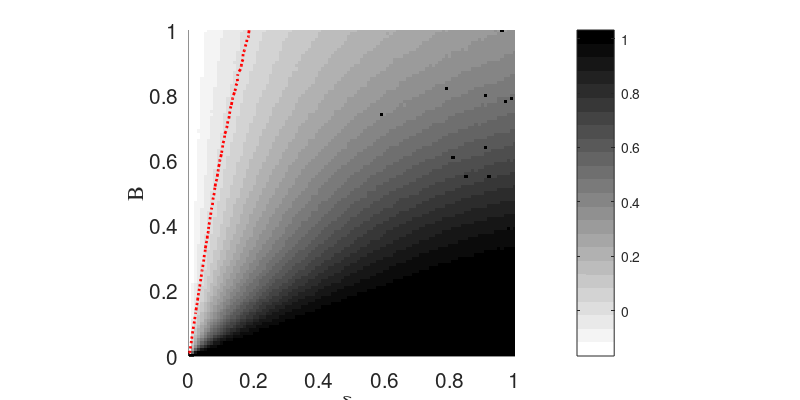
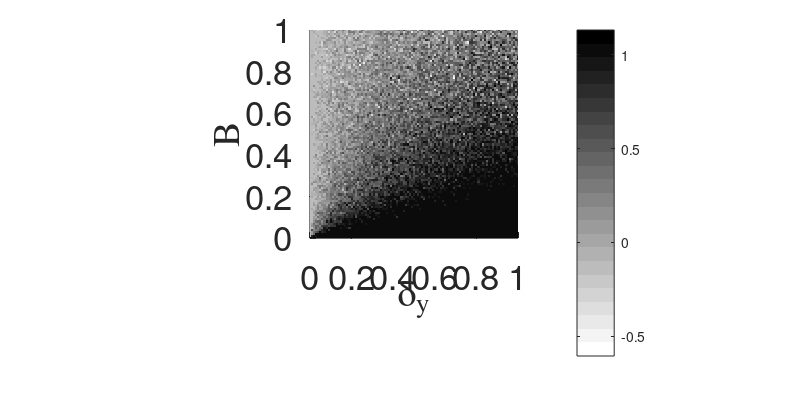
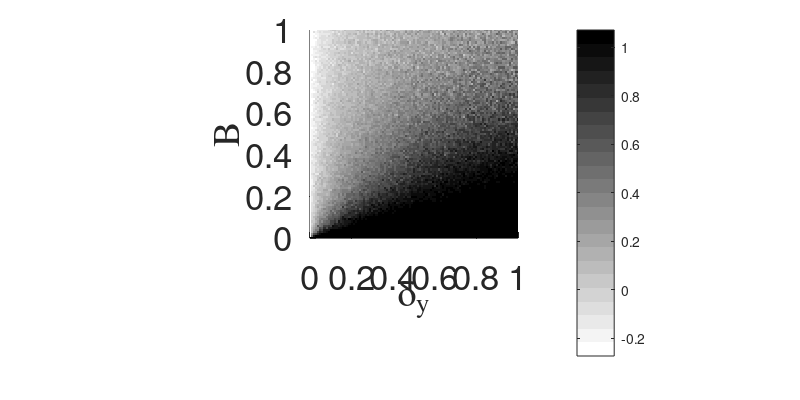
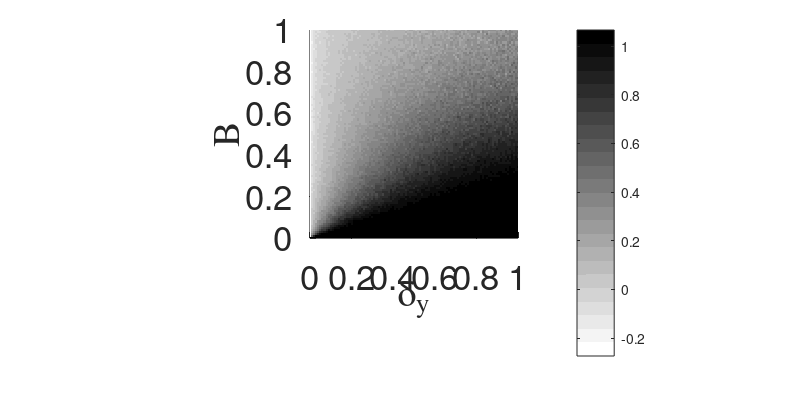

The MATLAB source for these figures, in order:
% mean plot
load ./SimpleRIExample_10000samp.mat

data = leans_nmean;

% full color plot
figure('Units', 'inches', ...
'Position', [0 0 8 4],...
'PaperPositionMode','auto');

hold on;
cmap = colormap(flipud(gray(24)));

hImage1 = imagesc(xytol,B,data);
set(gca,'YDir','normal');
hold on;
 
[hCont2,hH2] = contour(xytol,B,data,...
             [0.0 0.0],':r','LineWidth',2);
% clabel(hCont2,hH2,'FontName','Times','FontSize', 20,'Color','r');         
         
xlim([0 1]);
ylim([0 1]);
axis square;
% 
% caxis([-0.8 0.8]);
cbar = colorbar();
set(cbar,'Visible','on');

hXLabel = xlabel('\delta_y');
hYLabel = ylabel('B');

set([hXLabel, hYLabel],'FontName','Times');
set([hXLabel, hYLabel],'FontSize',25);

hSubtitle = title('');
set(hSubtitle,'FontName','Times');
set(hSubtitle,'FontSize',25);
set(gca,'fontsize',15);

hold off;
print -depsc2 ./SimpleIRexample_plot.eps
close;

% different library length plot
clear all
load ./SimpleRIExample_Ldiff.mat

figure('Units', 'inches', ...
'Position', [0 0 8 4],...
'PaperPositionMode','auto');

hold on;
cmap = colormap(flipud(gray(24)));

hImage1 = imagesc(xytol,B,leans_stored10);
set(gca,'YDir','normal');
hold on;
 
% [hCont2,hH2] = contour(xytol,B,leans_stored10,...
%              [0.0 0.0],':r','LineWidth',2);
% % clabel(hCont2,hH2,'FontName','Times','FontSize', 20,'Color','r');         
         
xlim([0 1]);
ylim([0 1]);
axis square;
% 
% caxis([-0.8 0.8]);
cbar = colorbar();
set(cbar,'Visible','on');

hXLabel = xlabel('\delta_y');
hYLabel = ylabel('B');

set([hXLabel, hYLabel],'FontName','Times');
set([hXLabel, hYLabel],'FontSize',25);

% hSubtitle = title('L = 10');
% set(hSubtitle,'FontName','Times');
% set(hSubtitle,'FontSize',25);
set(gca,'FontSize',25);
set(get(gca,'xlabel'),'position',[0.5 -0.2 0]);
set(gca,'position',[0.1300 0.1100 0.7750 0.8150] );
set(gca,'OuterPosition',[0 0.2 1 0.8])

hold off;
print -depsc2 ./SimpleIRexample_diffLpart1.eps
close;

figure('Units', 'inches', ...
'Position', [0 0 8 4],...
'PaperPositionMode','auto');

hold on;
cmap = colormap(flipud(gray(24)));

hImage1 = imagesc(xytol,B,leans_stored50);
set(gca,'YDir','normal');
hold on;
 
% [hCont2,hH2] = contour(xytol,B,leans_stored50,...
%              [0.0 0.0],':r','LineWidth',2);
% % clabel(hCont2,hH2,'FontName','Times','FontSize', 20,'Color','r');         
         
xlim([0 1]);
ylim([0 1]);
axis square;
% 
% caxis([-0.8 0.8]);
cbar = colorbar();
set(cbar,'Visible','on');

hXLabel = xlabel('\delta_y');
hYLabel = ylabel('B');

set([hXLabel, hYLabel],'FontName','Times');
set([hXLabel, hYLabel],'FontSize',25);

% hSubtitle = title('L = 50');
% set(hSubtitle,'FontName','Times');
% set(hSubtitle,'FontSize',25);
set(gca,'FontSize',25);
set(get(gca,'xlabel'),'position',[0.5 -0.2 0]);
set(gca,'position',[0.1300 0.1100 0.7750 0.8150] );
set(gca,'OuterPosition',[0 0.2 1 0.8])

hold off;
print -depsc2 ./SimpleIRexample_diffLpart2.eps
close;

figure('Units', 'inches', ...
'Position', [0 0 8 4],...
'PaperPositionMode','auto');


hold on;
cmap = colormap(flipud(gray(24)));

hImage1 = imagesc(xytol,B,leans_stored250);
set(gca,'YDir','normal');
hold on;
 
% [hCont2,hH2] = contour(xytol,B,leans_stored250,...
%              [0.0 0.0],':r','LineWidth',2);
% clabel(hCont2,hH2,'FontName','Times','FontSize', 20,'Color','r');         
         
xlim([0 1]);
ylim([0 1]);
axis square;
% 
% caxis([-0.8 0.8]);
cbar = colorbar();
set(cbar,'Visible','on');

hXLabel = xlabel('\delta_y');
hYLabel = ylabel('B');

set([hXLabel, hYLabel],'FontName','Times');
set([hXLabel, hYLabel],'FontSize',25);

% hSubtitle = title('L = 250');
% set(hSubtitle,'FontName','Times');
% set(hSubtitle,'FontSize',25);
set(gca,'FontSize',25);
set(get(gca,'xlabel'),'position',[0.5 -0.2 0]);
set(gca,'position',[0.1300 0.1100 0.7750 0.8150] );
set(gca,'OuterPosition',[0 0.2 1 0.8])

hold off;
print -depsc2 ./SimpleIRexample_diffLpart3.eps
close;

figure('Units', 'inches', ...
'Position', [0 0 8 4],...
'PaperPositionMode','auto');

hold on;
cmap = colormap(flipud(gray(24)));

hImage1 = imagesc(xytol,B,leans_stored1750);
set(gca,'YDir','normal');
hold on;
 
% [hCont2,hH2] = contour(xytol,B,leans_stored1750,...
%              [0.0 0.0],':r','LineWidth',2);
% clabel(hCont2,hH2,'FontName','Times','FontSize', 20,'Color','r');         
         
xlim([0 1]);
ylim([0 1]);
axis square;
% 
% caxis([-0.8 0.8]);
cbar = colorbar();
set(cbar,'Visible','on');

hXLabel = xlabel('\delta_y');
hYLabel = ylabel('B');

set([hXLabel, hYLabel],'FontName','Times');
set([hXLabel, hYLabel],'FontSize',25);

% hSubtitle = title('L = 1750');
% set(hSubtitle,'FontName','Times');
% set(hSubtitle,'FontSize',25);
set(gca,'FontSize',25);
set(get(gca,'xlabel'),'position',[0.5 -0.2 0]);
set(gca,'position',[0.1300 0.1100 0.7750 0.8150] );
set(gca,'OuterPosition',[0 0.2 1 0.8])

hold off;
print -depsc2 ./SimpleIRexample_diffLpart4.eps
close;

% B = xytol plotting
tempX = zeros(1,length(B));
tempPnts = zeros(4,length(B));

for iter = 1:1:length(B),
    tempX(1,iter) = B(iter);
    tempPnts(1,iter) = leans_stored10(iter,iter);
    tempPnts(2,iter) = leans_stored50(iter,iter);
    tempPnts(3,iter) = leans_stored250(iter,iter);
    tempPnts(4,iter) = leans_stored1750(iter,iter);
end;

figure('Units', 'inches', ...
'Position', [0 0 8 4],...
'PaperPositionMode','auto');

hold on;

hplt = plot(tempX,tempPnts(1,:),'k.',tempX,tempPnts(2,:),'kx',...
            tempX,tempPnts(3,:),'ko',tempX,tempPnts(4,:),'kv',...
            'MarkerSize',5);
grid on;

hXLabel = xlabel('B = \delta_y');
hYLabel = ylabel('\lambda');

set([hXLabel, hYLabel],'FontName','Times');
set([hXLabel, hYLabel],'FontSize',25);

legend('L = 10','L = 50', 'L = 250', 'L = 1750');

% set(hSubtitle,'FontName','Times');
% set(hSubtitle,'FontSize',25);
set(gca,'fontsize',15);

hold off;
print -depsc2 ./SimpleIRexample_Bxytol.eps
close;

% lag stem plot
load ./SimpleRIExample_lagsN025.mat
leans_keepN = leans_keep;

load ./SimpleRIExample_lags.mat

templag = length(lag);
tempxcors = nan(templag+1,1);
tempaxcors = nan(templag+1,1);
tempaycors = nan(templag+1,1);
for iter = 0:1:templag,
    tempxcors(iter+1,1) = corr(x(1,1:end-iter)',y(1,1+iter:end)');
    tempaxcors(iter+1,1) = corr(x(1,1:end-iter)',x(1,1+iter:end)');
    tempaycors(iter+1,1) = corr(y(1,1:end-iter)',y(1,1+iter:end)');
end;

figure('Units', 'inches', ...
'Position', [0 0 8 4],...
'PaperPositionMode','auto');

hold on;

hplt = stem(lag,leans_keep,'b','MarkerSize',5);
% hpltN = stem(lag,leans_keepN,'r','MarkerSize',5);
% hplt2 = stem(1:1:templag,tempaxcors(2:end),'g','MarkerSize',5);
% hplt3 = stem(1:1:templag,tempaycors(2:end),'g','MarkerSize',5);

grid on;
xlim([0 templag]);
% set(gca,'yscal','log');

hXLabel = xlabel('l (lag)');
hYLabel = ylabel('magnitude (unitless)');

set([hXLabel, hYLabel],'FontName','Times');
set([hXLabel, hYLabel],'FontSize',25);

% legend('\lambda (B = 0)','\lambda (B = 0.25) ' )

% set(hSubtitle,'FontName','Times');
% set(hSubtitle,'FontSize',25);
set(gca,'fontsize',15);

hold off;
print -depsc2 ./SimpleIRexample_difflags.eps
close;

% lagged cross cor plot
% figure('Units', 'inches', ...
% 'Position', [0 0 8 4],...
% 'PaperPositionMode','auto');
% 
% hold on;
% 
% hplt = stem(0:1:templag,tempxcors,'MarkerSize',5);
% grid on;
% 
% hXLabel = xlabel('l');
% hYLabel = ylabel('c');
% 
% set([hXLabel, hYLabel],'FontName','Times');
% set([hXLabel, hYLabel],'FontSize',25);
% 
% % set(hSubtitle,'FontName','Times');
% % set(hSubtitle,'FontSize',25);
% set(gca,'fontsize',15);
% 
% hold off;
% print -depsc2 ./SimpleIRexample_lagcorr.eps
% close;
